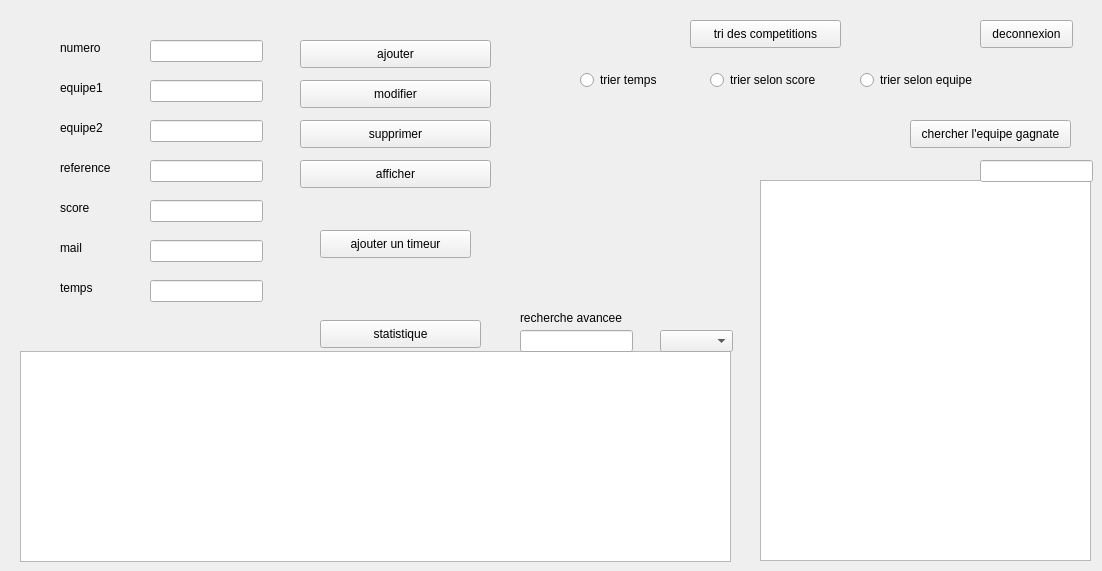
      <widget class="QWidget" name="tab_6">
       <attribute name="title">
        <string>gestion du competition</string>
       </attribute>
       <widget class="QPushButton" name="pb_ajouter_3">
        <property name="geometry">
         <rect>
          <x>300</x>
          <y>40</y>
          <width>191</width>
          <height>28</height>
         </rect>
        </property>
        <property name="text">
         <string>ajouter</string>
        </property>
       </widget>
       <widget class="QPushButton" name="pb_modifier_3">
        <property name="geometry">
         <rect>
          <x>300</x>
          <y>80</y>
          <width>191</width>
          <height>28</height>
         </rect>
        </property>
        <property name="text">
         <string>modifier</string>
        </property>
       </widget>
       <widget class="QPushButton" name="pb_supprimer_3">
        <property name="geometry">
         <rect>
          <x>300</x>
          <y>120</y>
          <width>191</width>
          <height>28</height>
         </rect>
        </property>
        <property name="text">
         <string>supprimer</string>
        </property>
       </widget>
       <widget class="QPushButton" name="pb_afficher_3">
        <property name="geometry">
         <rect>
          <x>300</x>
          <y>160</y>
          <width>191</width>
          <height>28</height>
         </rect>
        </property>
        <property name="text">
         <string>afficher</string>
        </property>
       </widget>
       <widget class="QLabel" name="label_35">
        <property name="geometry">
         <rect>
          <x>60</x>
          <y>80</y>
          <width>56</width>
          <height>16</height>
         </rect>
        </property>
        <property name="text">
         <string>equipe1</string>
        </property>
       </widget>
       <widget class="QLabel" name="label_36">
        <property name="geometry">
         <rect>
          <x>60</x>
          <y>120</y>
          <width>56</width>
          <height>16</height>
         </rect>
        </property>
        <property name="text">
         <string>equipe2</string>
        </property>
       </widget>
       <widget class="QLineEdit" name="le_equipe1">
        <property name="geometry">
         <rect>
          <x>150</x>
          <y>80</y>
          <width>113</width>
          <height>22</height>
         </rect>
        </property>
       </widget>
       <widget class="QLineEdit" name="le_equipe2">
        <property name="geometry">
         <rect>
          <x>150</x>
          <y>120</y>
          <width>113</width>
          <height>22</height>
         </rect>
        </property>
       </widget>
       <widget class="QLabel" name="le_numero_2">
        <property name="geometry">
         <rect>
          <x>60</x>
          <y>40</y>
          <width>56</width>
          <height>16</height>
         </rect>
        </property>
        <property name="text">
         <string>numero</string>
        </property>
       </widget>
       <widget class="QLineEdit" name="le_numero">
        <property name="geometry">
         <rect>
          <x>150</x>
          <y>40</y>
          <width>113</width>
          <height>22</height>
         </rect>
        </property>
       </widget>
       <widget class="QLineEdit" name="le_reference">
        <property name="geometry">
         <rect>
          <x>150</x>
          <y>160</y>
          <width>113</width>
          <height>22</height>
         </rect>
        </property>
       </widget>
       <widget class="QLabel" name="label_37">
        <property name="geometry">
         <rect>
          <x>60</x>
          <y>160</y>
          <width>56</width>
          <height>16</height>
         </rect>
        </property>
        <property name="text">
         <string>reference</string>
        </property>
       </widget>
       <widget class="QTableView" name="tabCompetition">
        <property name="geometry">
         <rect>
          <x>20</x>
          <y>351</y>
          <width>711</width>
          <height>211</height>
         </rect>
        </property>
       </widget>
       <widget class="QComboBox" name="comboBox_3">
        <property name="geometry">
         <rect>
          <x>660</x>
          <y>330</y>
          <width>73</width>
          <height>22</height>
         </rect>
        </property>
       </widget>
       <widget class="QRadioButton" name="trierTemps">
        <property name="geometry">
         <rect>
          <x>580</x>
          <y>70</y>
          <width>97</width>
          <height>20</height>
         </rect>
        </property>
        <property name="text">
         <string>trier temps</string>
        </property>
       </widget>
       <widget class="QRadioButton" name="trier_score_2">
        <property name="geometry">
         <rect>
          <x>710</x>
          <y>70</y>
          <width>131</width>
          <height>20</height>
         </rect>
        </property>
        <property name="text">
         <string>trier selon score</string>
        </property>
       </widget>
       <widget class="QRadioButton" name="trier_equipe">
        <property name="geometry">
         <rect>
          <x>860</x>
          <y>70</y>
          <width>151</width>
          <height>20</height>
         </rect>
        </property>
        <property name="text">
         <string>trier selon equipe</string>
        </property>
       </widget>
       <widget class="QTableView" name="tabrecherche">
        <property name="geometry">
         <rect>
          <x>760</x>
          <y>180</y>
          <width>331</width>
          <height>381</height>
         </rect>
        </property>
       </widget>
       <widget class="QLineEdit" name="recherche">
        <property name="geometry">
         <rect>
          <x>980</x>
          <y>160</y>
          <width>113</width>
          <height>22</height>
         </rect>
        </property>
       </widget>
       <widget class="QLabel" name="score">
        <property name="geometry">
         <rect>
          <x>60</x>
          <y>200</y>
          <width>56</width>
          <height>16</height>
         </rect>
        </property>
        <property name="text">
         <string>score</string>
        </property>
       </widget>
       <widget class="QLabel" name="mail">
        <property name="geometry">
         <rect>
          <x>60</x>
          <y>240</y>
          <width>56</width>
          <height>16</height>
         </rect>
        </property>
        <property name="text">
         <string>mail</string>
        </property>
       </widget>
       <widget class="QLineEdit" name="le_score_2">
        <property name="geometry">
         <rect>
          <x>150</x>
          <y>200</y>
          <width>113</width>
          <height>22</height>
         </rect>
        </property>
       </widget>
       <widget class="QLineEdit" name="le_mail">
        <property name="geometry">
         <rect>
          <x>150</x>
          <y>240</y>
          <width>113</width>
          <height>22</height>
         </rect>
        </property>
       </widget>
       <widget class="QPushButton" name="pushButton_11">
        <property name="geometry">
         <rect>
          <x>690</x>
          <y>20</y>
          <width>151</width>
          <height>28</height>
         </rect>
        </property>
        <property name="text">
         <string>tri des competitions</string>
        </property>
       </widget>
       <widget class="QPushButton" name="pushButton_12">
        <property name="geometry">
         <rect>
          <x>320</x>
          <y>230</y>
          <width>151</width>
          <height>28</height>
         </rect>
        </property>
        <property name="text">
         <string>ajouter un timeur</string>
        </property>
       </widget>
       <widget class="QPushButton" name="pushButton_13">
        <property name="geometry">
         <rect>
          <x>910</x>
          <y>120</y>
          <width>161</width>
          <height>28</height>
         </rect>
        </property>
        <property name="text">
         <string>chercher l'equipe gagnate</string>
        </property>
       </widget>
       <widget class="QPushButton" name="pushButton_14">
        <property name="geometry">
         <rect>
          <x>320</x>
          <y>320</y>
          <width>161</width>
          <height>28</height>
         </rect>
        </property>
        <property name="text">
         <string>statistique</string>
        </property>
       </widget>
       <widget class="QLineEdit" name="le_temps">
        <property name="geometry">
         <rect>
          <x>150</x>
          <y>280</y>
          <width>113</width>
          <height>22</height>
         </rect>
        </property>
       </widget>
       <widget class="QLabel" name="temps">
        <property name="geometry">
         <rect>
          <x>60</x>
          <y>280</y>
          <width>56</width>
          <height>16</height>
         </rect>
        </property>
        <property name="text">
         <string>temps</string>
        </property>
       </widget>
       <widget class="QLineEdit" name="rechav">
        <property name="geometry">
         <rect>
          <x>520</x>
          <y>330</y>
          <width>113</width>
          <height>22</height>
         </rect>
        </property>
       </widget>
       <widget class="QLabel" name="rechavv">
        <property name="geometry">
         <rect>
          <x>520</x>
          <y>310</y>
          <width>111</width>
          <height>16</height>
         </rect>
        </property>
        <property name="text">
         <string>recherche avancee</string>
        </property>
       </widget>
       <widget class="QPushButton" name="deconnexion">
        <property name="geometry">
         <rect>
          <x>980</x>
          <y>20</y>
          <width>93</width>
          <height>28</height>
         </rect>
        </property>
        <property name="text">
         <string>deconnexion</string>
        </property>
       </widget>
      </widget>
